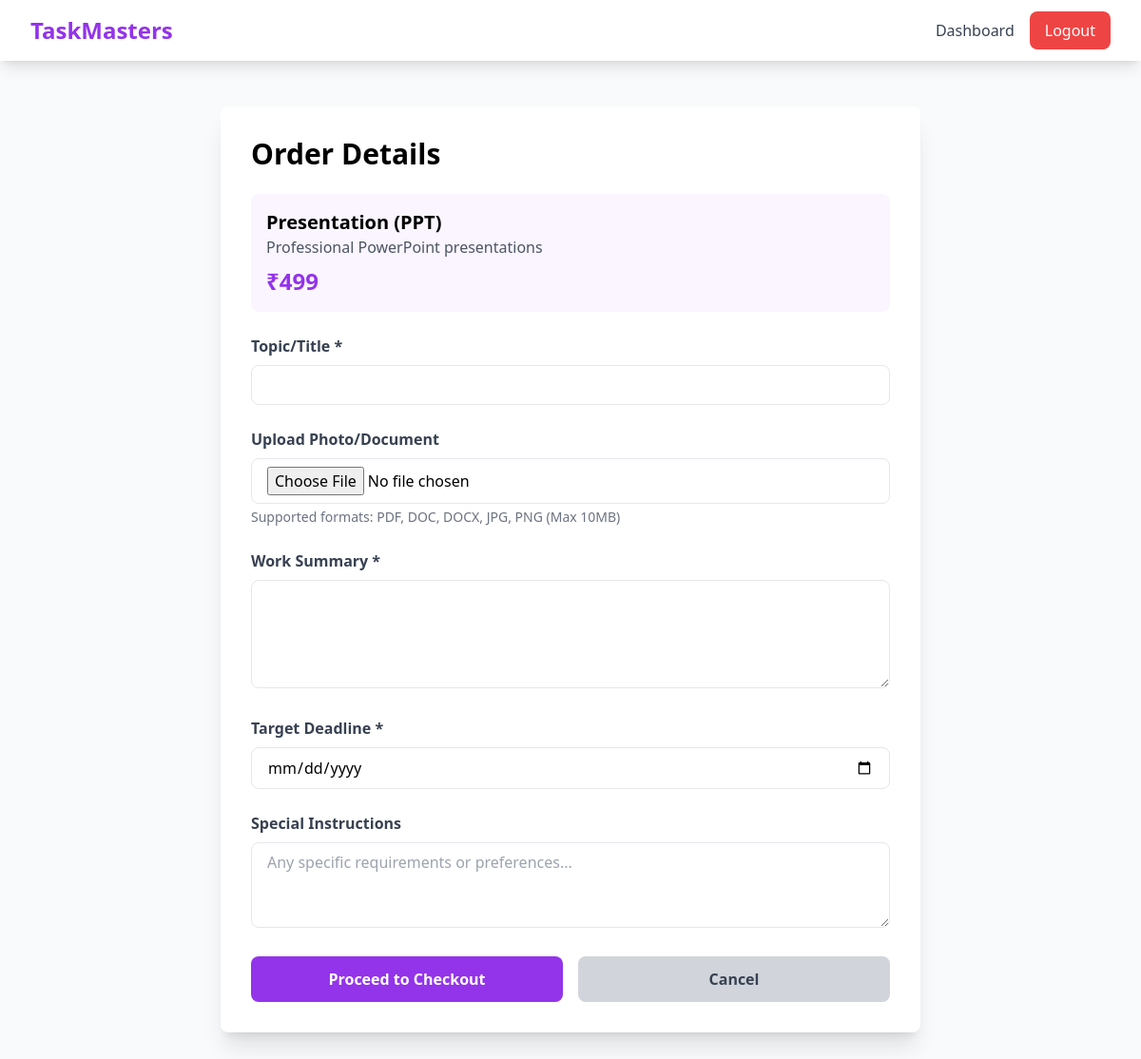
The app's page /order.php?service_id=1 (signed in) with its own data.
### tables this page shows
CREATE TABLE IF NOT EXISTS services (
    id INT AUTO_INCREMENT PRIMARY KEY,
    category VARCHAR(50) NOT NULL,
    name VARCHAR(255) NOT NULL,
    price VARCHAR(50) NOT NULL,
    description TEXT
);

### order.php (the view, shortened to what this page needs)
<?php
require_once 'config/database.php';
$service_id = isset($_GET['service_id']) ? intval($_GET['service_id']) : 0;
$service = $conn->query("SELECT * FROM services WHERE id = $service_id")->fetch_assoc();
?>
<!DOCTYPE html>
<html lang="en">
<head>
    <script src="https://cdn.tailwindcss.com"></script>
    <link rel="stylesheet" href="https://cdnjs.cloudflare.com/ajax/libs/font-awesome/6.4.0/css/all.min.css">
</head>
<body class="bg-gray-50">
    <nav class="bg-white shadow-lg">
        <div class="max-w-7xl mx-auto px-4 sm:px-6 lg:px-8">
            <div class="flex justify-between h-16">
                <div class="flex items-center">
                    <a href="index.php" class="text-2xl font-bold text-purple-600">TaskMasters</a>
                </div>
                <div class="flex items-center space-x-4">
                    <a href="dashboard.php" class="text-gray-700 hover:text-purple-600">Dashboard</a>
                    <a href="logout.php" class="bg-red-500 text-white px-4 py-2 rounded-lg hover:bg-red-600">Logout</a>
                </div>
            </div>
        </div>
    </nav>
    <div class="max-w-3xl mx-auto px-4 py-12">
        <div class="bg-white rounded-lg shadow-xl p-8">
            <h2 class="text-3xl font-bold mb-6">Order Details</h2>
            <div class="bg-purple-50 p-4 rounded-lg mb-6">
                <h3 class="text-xl font-bold"><?php echo htmlspecialchars($service['name']); ?></h3>
                <p class="text-gray-600"><?php echo htmlspecialchars($service['description']); ?></p>
                <p class="text-2xl font-bold text-purple-600 mt-2">₹<?php echo htmlspecialchars($service['price']); ?></p>
            </div>
            <form method="POST" enctype="multipart/form-data" class="space-y-6">
                <div>
                    <label class="block text-gray-700 font-semibold mb-2">Topic/Title *</label>
                    <input type="text" name="title" required class="w-full px-4 py-2 border rounded-lg focus:outline-none focus:ring-2 focus:ring-purple-600">
                </div>
                <div>
                    <label class="block text-gray-700 font-semibold mb-2">Upload Photo/Document</label>
                    <input type="file" name="file" class="w-full px-4 py-2 border rounded-lg focus:outline-none focus:ring-2 focus:ring-purple-600">
                    <p class="text-sm text-gray-500 mt-1">Supported formats: PDF, DOC, DOCX, JPG, PNG (Max 10MB)</p>
                </div>
                <div>
                    <label class="block text-gray-700 font-semibold mb-2">Work Summary *</label>
                    <textarea name="work_summary" required rows="4" class="w-full px-4 py-2 border rounded-lg focus:outline-none focus:ring-2 focus:ring-purple-600"></textarea>
                </div>
                <div>
                    <label class="block text-gray-700 font-semibold mb-2">Target Deadline *</label>
                    <input type="date" name="deadline" required min="<?php echo date('Y-m-d'); ?>" class="w-full px-4 py-2 border rounded-lg focus:outline-none focus:ring-2 focus:ring-purple-600">
                </div>
                <div>
                    <label class="block text-gray-700 font-semibold mb-2">Special Instructions</label>
                    <textarea name="special_instructions" rows="3" class="w-full px-4 py-2 border rounded-lg focus:outline-none focus:ring-2 focus:ring-purple-600" placeholder="Any specific requirements or preferences..."></textarea>
                </div>
                <div class="flex space-x-4">
                    <button type="submit" class="flex-1 bg-purple-600 text-white py-3 rounded-lg hover:bg-purple-700 font-semibold">
                        Proceed to Checkout
                    </button>
                    <a href="services.php?category=<?php echo htmlspecialchars($service['category']); ?>" class="flex-1 bg-gray-300 text-gray-700 py-3 rounded-lg hover:bg-gray-400 font-semibold text-center">
                        Cancel
                    </a>
                </div>
            </form>
        </div>
    </div>
</body>
</html>

### records on screen
services: name "Presentation (PPT)", description "Professional PowerPoint presentations", price "499"
